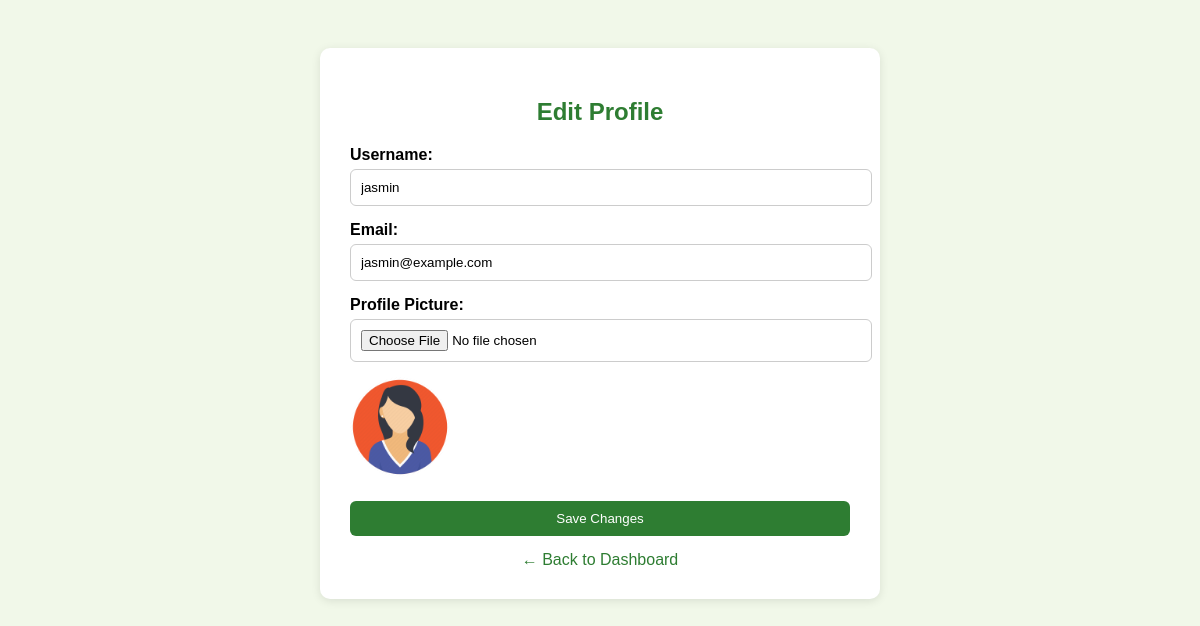
The app's page /Eco-trade_system/edit_profile.php (signed in) with its own data.
### tables this page shows
CREATE TABLE `users` (
  `id` int(11) NOT NULL,
  `username` varchar(50) NOT NULL,
  `email` varchar(100) NOT NULL,
  `password` varchar(255) NOT NULL,
  `profile_pic` varchar(255) DEFAULT NULL,
  `created_at` timestamp NOT NULL DEFAULT current_timestamp(),
  `is_admin` tinyint(1) DEFAULT 0
);

### Eco-trade_system/edit_profile.php (the view, shortened to what this page needs)
<?php
require_once 'includes/db.php';
$user_id = $_SESSION['user_id'];
$stmt = $conn->prepare("SELECT username, email, profile_pic FROM users WHERE id = ?");
$stmt->bind_param("i", $user_id);
$stmt->execute();
$stmt->bind_result($username, $email, $profile_pic);
?>
<!DOCTYPE html>
<html lang="en">
<head>
</head>
<body>
<div class="form-box">
    <h2>Edit Profile</h2>
    <form action="edit_profile.php" method="POST" enctype="multipart/form-data">
        <label for="username">Username:</label>
        <input type="text" name="username" value="<?= htmlspecialchars($username) ?>" required>
        <label for="email">Email:</label>
        <input type="email" name="email" value="<?= htmlspecialchars($email) ?>" required>
        <label for="profile_pic">Profile Picture:</label>
        <input type="file" name="profile_pic" accept="image/*">
        <?php if ($profile_pic): ?>
            <img src="<?= htmlspecialchars($profile_pic) ?>" alt="Current Avatar" class="avatar-preview">
        <?php endif; ?>
        <button type="submit">Save Changes</button>
    </form>
    <a href="dashboard.php" class="back-link">← Back to Dashboard</a>
</div>
</body>
</html>

### Eco-trade_system/edit_profile.php (style rules this page uses)
body { font-family: Arial, sans-serif; background-color: #f1f8e9; padding: 40px; }
.form-box { background: #ffffff; max-width: 500px; margin: auto; padding: 30px; border-radius: 10px; box-shadow: 0 2px 10px rgba(0,0,0,0.1); }
h2 { text-align: center; color: #2e7d32; }
label { display: block; margin-top: 15px; font-weight: bold; }
input[type="text"], input[type="email"], input[type="file"] { width: 100%; padding: 10px; margin-top: 5px; border-radius: 6px; border: 1px solid #ccc; }
button { margin-top: 20px; width: 100%; padding: 10px; background-color: #2e7d32; color: white; border: none; border-radius: 6px; cursor: pointer; }
.back-link { display: block; margin-top: 15px; text-align: center; text-decoration: none; color: #2e7d32; }
img.avatar-preview { margin-top: 15px; width: 100px; height: 100px; object-fit: cover; border-radius: 50%; }

### records on screen
users: username "jasmin", email "jasmin@example.com", profile_pic (picture)
